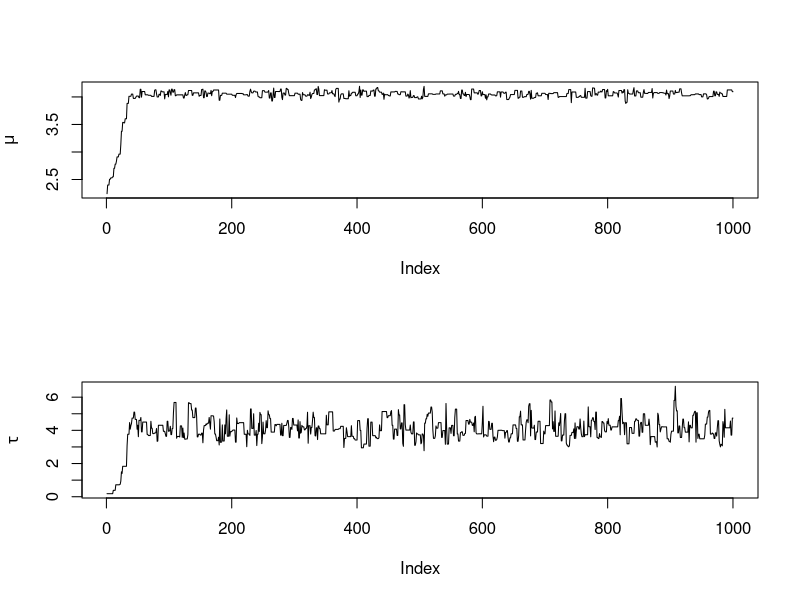
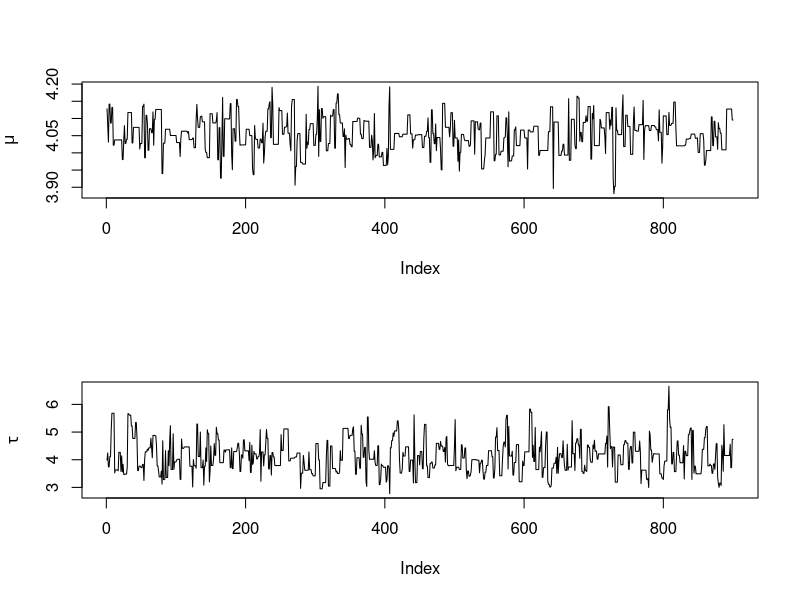
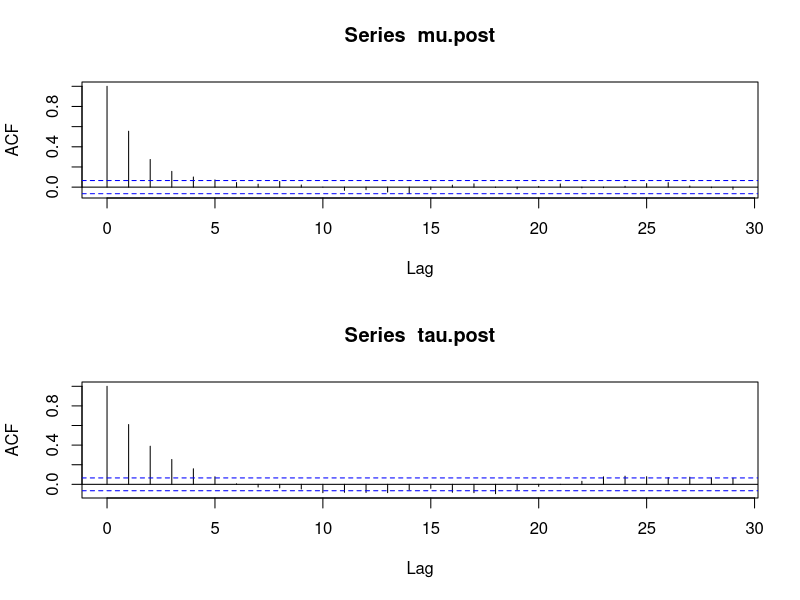

These figures' R source, in order:
# Model
# y_i ~ Normal(mu, 1/tau)
# 
# Priors
# mu ~ Normal(mu0, 1/tau0)
# tau ~ Gamma(alpha, beta)

# Set "true" values of 
N = 100
mu = 4
tau = 4

# hyperparameters
alpha = 1
beta = 2
mu0 = 2
tau0 = 2

# Simulate some data
y = rnorm(N,mu,sd=sqrt(1/tau))

# Run the MCMC for `its` iterations
its=1000


# Create conditional posterior density functions
pi_mu = function(mu, tau) {
  dnorm(mu,
        (tau*sum(y)+tau0*mu0)/(N*tau+tau0),
        sd=sqrt(1/(N*tau+tau0)))
}

pi_tau = function(tau, mu) {
  dgamma(tau,
         alpha+N/2,
         beta+0.5*sum((y-mu)^2))
}


# Metropolis algorithm
mh_accept = function(pi_x_star, pi_x_t) {
  met_ratio = pi_x_star / pi_x_t
  runif(1) < met_ratio
}


# create two vectors to store the samples of mu and tau
mu.post = vector(length=its)
tau.post = vector(length=its)

# Samples initial values from the prior
mu.post[1] = rnorm(1,mu0,1/tau0)
tau.post[1] = rgamma(1,alpha,beta)

# MCMC algorithm starts here
mu_accept = 0
tau_accept = 0
for(i in 2:its) {
  
  # Draw mu
  mu_star = rnorm(1, mean=mu.post[i-1], sd=0.15) # Proposal
  pi_mu_star = pi_mu(mu_star, tau.post[i-1])
  pi_mu_t = pi_mu(mu.post[i-1], tau.post[i-1])
  
  is_accepted = mh_accept(pi_mu_star, pi_mu_t)
  if(is_accepted) {
    mu.post[i] = mu_star
    mu_accept = mu_accept + 1
  }
  else {
    mu.post[i] = mu.post[i-1]
  }
  
  # Draw tau
  tau_star = rnorm(1, mean=tau.post[i-1], sd=1.3) # Proposal
  pi_tau_star = pi_tau(tau_star, mu.post[i])
  pi_tau_t = pi_tau(tau.post[i-1], mu.post[i])
  
  is_accepted = mh_accept(pi_tau_star, pi_tau_t)
  if(is_accepted) {
    tau.post[i] = tau_star
    tau_accept = tau_accept + 1
  }
  else {
    tau.post[i] = tau.post[i-1]
  }
}

# Acceptance rates
cat("Mu acceptance:", mu_accept/(its-1))
cat("tau acceptance:", tau_accept/(its-1))

# Traceplots
par(mfrow=c(2, 1))
plot(mu.post, ylab=expression(mu), type='l')
plot(tau.post, ylab=expression(tau), type='l')

# OPTIONAL
# discard first 100 for burn in
mu.post <- mu.post[-c(1:100)]
tau.post <- tau.post[-c(1:100)]

par(mfrow=c(2, 1))
plot(mu.post, ylab=expression(mu), type='l')
plot(tau.post, ylab=expression(tau), type='l')

# ACF -- autocorrelation function
acf(mu.post)
acf(tau.post)
